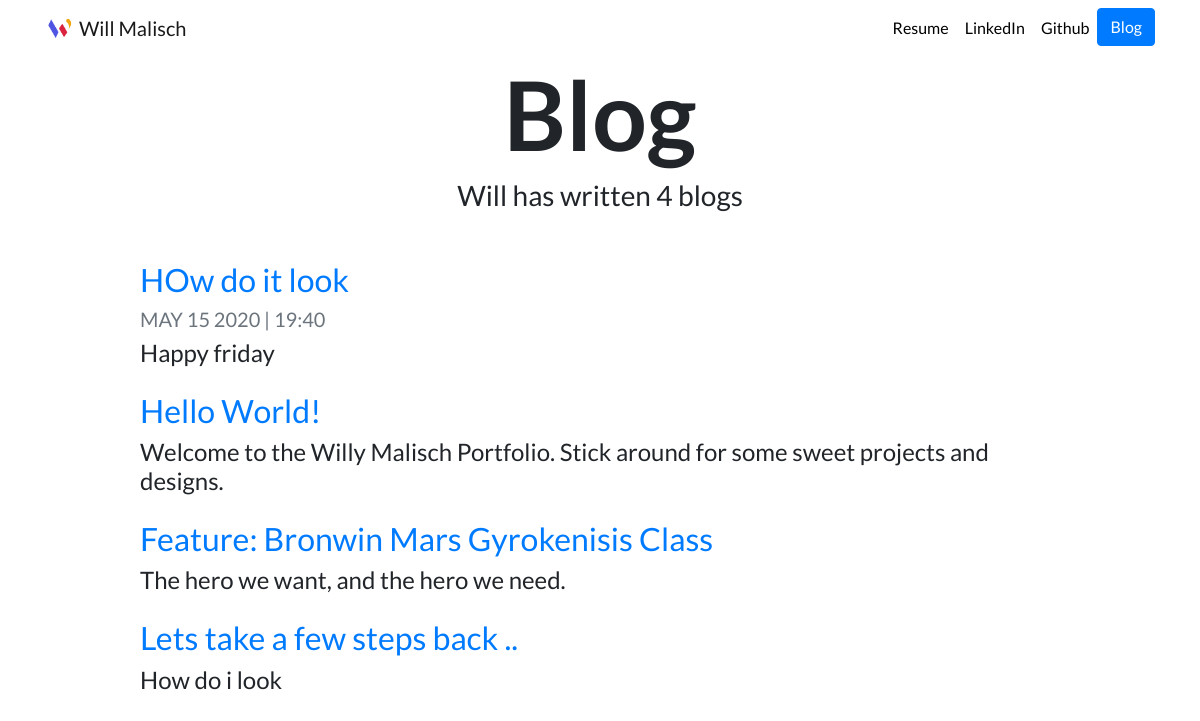
Page /blog/ on the earlier database version.
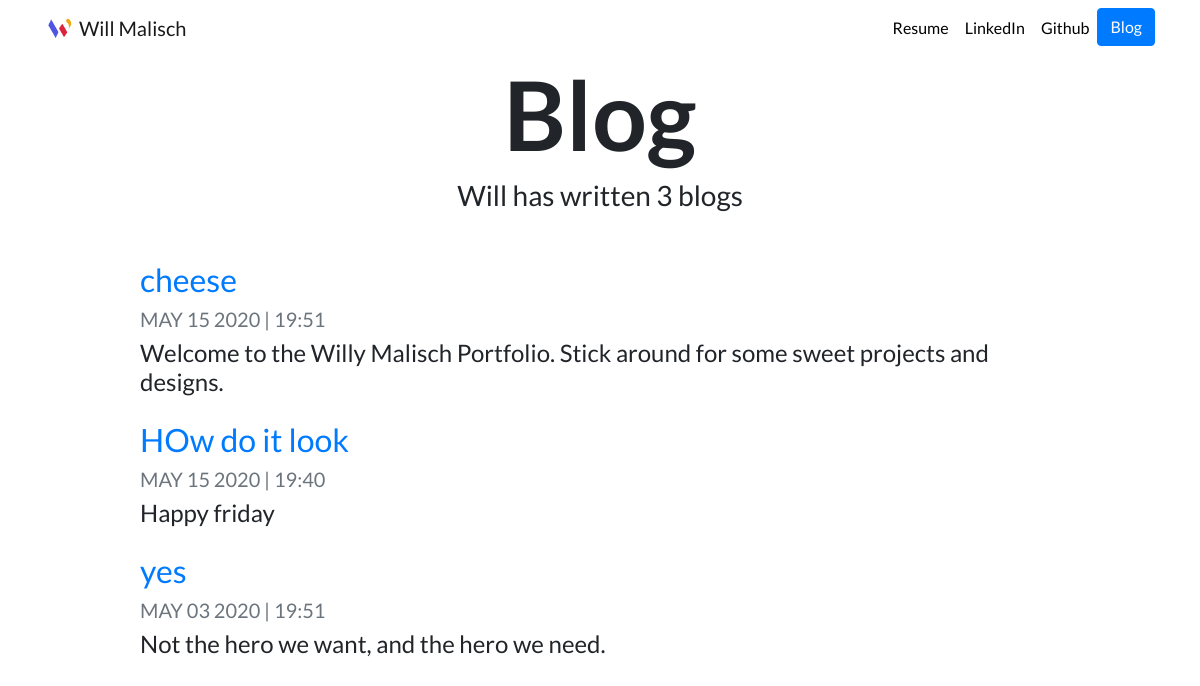
Same page on the later database version.
### blog/models.py (models this page shows, shortened)
class Blog(models.Model):
    title = models.CharField(max_length=100)
    date = models.DateTimeField(auto_now=False)
    tweet = models.CharField(max_length=320)
    url = models.URLField(blank=True)

### blog/views.py (the view)
# urls.py: path('', views.all_blogs,name='all_blogs'),
def all_blogs(request):
    blogs = Blog.objects.order_by('-date')[:6]
    return render(request, 'blog/all_blogs.html', {'blogs':blogs})

### blog/templates/blog/all_blogs.html
{% extends "portfolio/base.html" %}
{% load static %}
{% block content %}
<h1 id="blogtitle" class="font-weight-bold text-center">Blog</h1>
<h3 class="text-center mb-5">Will has written {{ blogs.count }} blog{{ blogs.count|pluralize }}</h3>
{% for blog in blogs %}
<div class="row justify-content-center my-3">
  <div class="col-md-10">
    <a href="{% url 'blog:detail' blog.id %}">
      <h2>{{ blog.title }}</h2>
    </a>
    <h5 class="text-muted">{{ blog.date|date:'M d Y | H:i '|upper }}</h5>
    <h4>{{ blog.tweet|striptags|truncatechars:100 }}</h4>
  </div>
</div>
{% endfor %}
{% endblock %}

Differences in the rows shown:
removed Blog: title "Hello World!", tweet "Welcome to the Willy Malisch Portfolio. Stick around for some sweet projects and designs."
removed Blog: title "Feature: Bronwin Mars Gyrokenisis Class", tweet "The hero we want, and the hero we need."
removed Blog: title "Lets take a few steps back ..", tweet "How do i look"
added Blog: title "cheese", date|H "MAY 15 2020 | 19:51", tweet "Welcome to the Willy Malisch Portfolio. Stick around for some sweet projects and designs."
added Blog: title "yes", date|H "MAY 03 2020 | 19:51", tweet "Not the hero we want, and the hero we need."
Other differences:
{{ blogs.count }}: "4" → "3"
